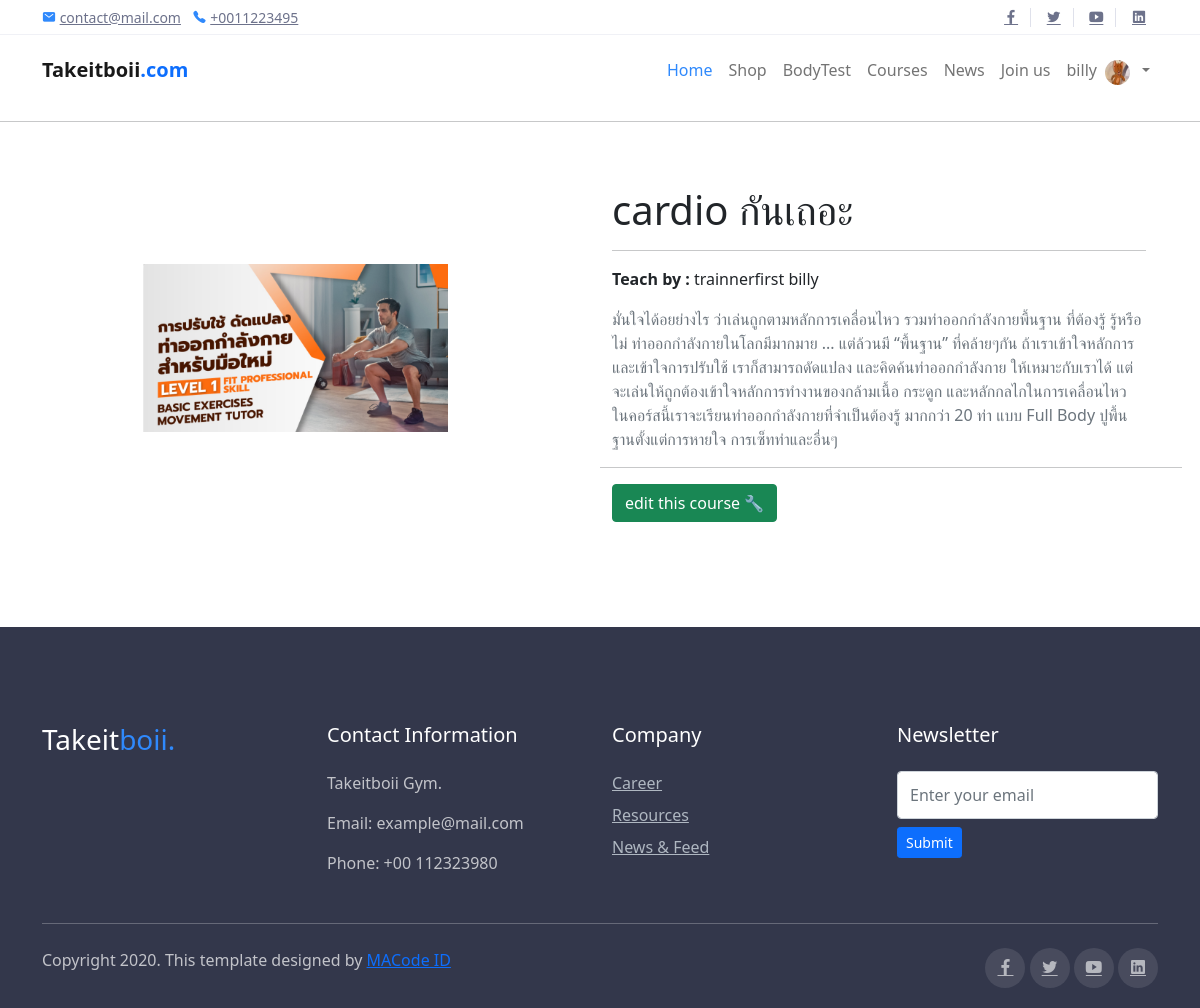
Screenshot of /Courses/5 (signed in) with the database file from the repository.
### Trainer/models.py (models this page shows, shortened)
class Trainer(models.Model):
    user = models.OneToOneField(User, on_delete=models.CASCADE, blank=True)
    age = models.PositiveIntegerField(default=0)
    gender = models.CharField(max_length=20)
    bio = models.CharField(max_length=250, null=True)
    specialist = models.CharField(max_length=100)
    tel = models.CharField(max_length=10, null=True)
    approve = models.BooleanField(default=False)
    profile_pic = models.ImageField(null=True, blank=True, default="trainer_default_pic.jpg")
    videocall_link = models.CharField(max_length=200,null=True, blank=True)

### Courses/models.py (models this page shows, shortened)
class Course(models.Model):
    name = models.CharField(max_length=500)
    info = models.CharField(max_length=500)
    teach = models.ManyToManyField(
        'Trainer.Trainer', related_name="teacher", blank=False)
    days = models.PositiveIntegerField(default=0)
    pic = models.ImageField(null=True, blank=True,default="default-image.png")

### Courses/views.py (the view)
# urls.py: path("<int:id>", views.show_course, name="course_details"),
def show_course(request, id):
    if request.user.is_superuser:
        return HttpResponseRedirect(reverse("home:index"))
    if not request.user.is_authenticated:
        return HttpResponseRedirect(reverse("Users:login"))
    else:
        x = get_object_or_404(Course, pk=id)
        tr = get_object_or_404(Course, pk=x.id).teach.all()
        listTr = []
        for i in tr:
            listTr.append(i.user)
        try:
            checkTr = Trainer.objects.get(user=request.user)
        except Trainer.DoesNotExist:
            checkTr = None
        if checkTr is None:
            customer1 = get_object_or_404(Customer, user=request.user)
            customer_owned = customer1.owned
            course_details = Course.objects.get(id=id)
            print(listTr)
            check_add = True
            check_remove = False
            if customer_owned is not None:
                customer_owned_id = customer_owned.id
                if customer_owned.id == course_details.id:
                    check_add = False
                    check_remove = True
                else:
                    check_add = False
                    check_remove = False
        else:
            check_tr_teach = 0
            course_teach = Course.objects.get(id=id).teach.all()
            teach_id = []
            for i in course_teach:
                teach_id.append(i.id)
            if request.user.trainer.id in teach_id:
                check_tr_teach = 1
            course_details = Course.objects.get(id=id)
            return render(request, 'courses/course_details.html', {'course_details': course_details, 'checkTr': checkTr, "check_tr_teach": check_tr_teach, "listTr": listTr, })
    return render(request, 'courses/course_details.html', {'course_details': course_details, "check_add": check_add, "check_remove": check_remove, "listTr": listTr, })

### Courses/templates/courses/course_details.html (shortened to what this page needs)
{% extends "home/layout.html" %}
{% load static %}
{% block body %}
<head>
</head>
{% if course_details %}
<body>
  <hr>
  <div class=" container">
    <div class="vg-page page-about" id="about">
      <div class="container py-5">
        <div class="row">
          <div class="col py-5">
            <div class="img-place col-md-12">
              {% if course_details.pic %}
              <div id="yourContainer">
                <img class="img-rounded" src="{{course_details.pic.url}}">
                {% else %}
                <img class="img-rounded" src='/static/images/trainer_default_pic.jpg'>
                {% endif %}
              </div>
            </div>
          </div>
          <div class=" col-lg-6 offset-lg-0 wow fadeInRight">
            <h1 class="fw-light">{{course_details.name}}</h1>
            <hr>
            <div class="row">
              <ul class="theme-list">
                <b>
                  Teach by :
                </b>
                {% for i in listTr %}
                {{i}}
                {% endfor %}
              </ul>
            </div>
            <p class=" text-muted">{{ course_details.info }}</p>
            <div class="row">
              <hr>
              {% if checkTr is not None %}
              {% if check_tr_teach %}
              <div class="col">
                <a href="{% url 'Courses:editcourse' course_details.id %}" class="btn btn-success">edit this course
                  &#128295;
                </a>
              </div>
              {% else %}
              <H3>
                YOU NEED TO TEACH THIS COURSE TO EDIT COURSE
              </H3>
              {%endif%}
              {%endif%}
            </div>
          </div>
        </div>
      </div>
    </div>
  </div>
  {% endif %}
</body>
{% endblock %}

### home/templates/home/layout.html (shortened to what this page needs)
<!DOCTYPE html>
<html>
{% load static %}
<head>
  <link rel="stylesheet" href="{% static 'assets/css/bootstrap.css' %}">
  <link rel="stylesheet" href="{% static 'assets/css/maicons.css' %}">
  <link rel="stylesheet" href="{% static 'assets/vendor/animate/animate.css' %}">
  <link rel="stylesheet" href="{% static 'assets/vendor/owl-carousel/css/owl.carousel.css' %}">
  <link rel="stylesheet" href="{% static 'assets/vendor/fancybox/css/jquery.fancybox.css' %}">
  <link rel="stylesheet" href="{% static 'assets/css/theme.css' %}">
  <link href="https://cdn.jsdelivr.net/npm/bootstrap@5.1.3/dist/css/bootstrap.min.css" rel="stylesheet"
>
</head>
<body>
  <header>
    <div class="top-bar">
      <div class="container">
        <div class="row align-items-center">
          <div class="col-md-8">
            <div class="d-inline-block">
              <span class="mai-mail fg-primary"></span> <a href="mailto:contact@mail.com">contact@mail.com</a>
            </div>
            <div class="d-inline-block ml-2">
              <span class="mai-call fg-primary"></span> <a href="tel:+0011223495">+0011223495</a>
            </div>
          </div>
          <div class="col-md-4 text-right d-none d-md-block">
            <div class="social-mini-button">
              <a href="#"><span class="mai-logo-facebook-f"></span></a>
              <a href="#"><span class="mai-logo-twitter"></span></a>
              <a href="#"><span class="mai-logo-youtube"></span></a>
              <a href="#"><span class="mai-logo-linkedin"></span></a>
            </div>
          </div>
        </div>
      </div>
    </div>
    <nav class="navbar navbar-expand-lg navbar-light">
      <div class="container">
        <a href="{% url 'home:index' %}" class="navbar-brand">Takeitboii<span class="text-primary">.com</span></a>
        <div class="navbar-collapse collapse" id="navbarContent">
          <ul class="navbar-nav ml-auto pt-3 pt-lg-0">
            <li class="nav-item active">
              <a href="{% url 'home:index' %}" class="nav-link">Home</a>
            </li>
            <li class="nav-item">
              <a href="{% url 'Shop:shop_list' %}" class="nav-link">Shop</a>
            </li>
            <li class="nav-item">
              <a href="{% url 'feature:bdTest' %}" class="nav-link">BodyTest</a>
            </li>
            <li class="nav-item">
              <a href="{% url 'Courses:course_list' %}" class="nav-link">Courses</a>
            </li>
            <li class="nav-item">
              <a href="{% url 'News:news-list' %}" class="nav-link">News</a>
            </li>
            <li class="nav-item">
              <a href="{% url 'Trainer:apply' %}" class="nav-link">Join us</a>
            </li>
            {%if request.user.is_authenticated %}
            <li class="nav-item">
              <a class="nav-link"> {{request.user.username}}</a>
            </li>
            {% if request.user.customer %}
            {% if request.user.customer.profile_pic %}
            <img class='profile-pic-home' src="{% static request.user.customer.profile_pic.url %}">
            {% else %}
            <img class='profile-pic-home' src="{% static 'images/user_default_pic.jfif' %}">
            {% endif %}
            {%else%}
            {% if request.user.trainer.profile_pic %}
            <img class='profile-pic-home' src='{% static request.user.trainer.profile_pic.url %}'>
            {% else %}
            <img class='profile-pic-home' src="{% static 'images/trainer_default_pic.jpg' %}">
            {% endif %}
            {% endif %}
            <li class="nav-item">
            <li class="nav-item dropdown">
              <a class="nav-link dropdown-toggle" href="#" id="navbarDropdown" role="button" data-bs-toggle="dropdown"
                aria-expanded="false">
              </a>
                {% if request.user.is_superuser %}
                <li><a class="dropdown-item" href="{% url 'administrator:profile' %}">profile</a></li>
                <li><a class="dropdown-item" href="{% url 'Users:logout' %}">Log out</a></li>
                {% else %}
            </li>
            {% endif %}
            {% endif %}
          </ul>
        </div>
      </div>
    </nav>
    {% block body %}
    {% endblock %}
    <footer class="page-footer">
      <div class="container">
        <div class="row">
          <div class="col-lg-3 py-3">
            <h3>Takeit<span class="fg-primary">boii.</span></h3>
          </div>
          <div class="col-lg-3 py-3">
            <h5>Contact Information</h5>
            <p>Takeitboii Gym.</p>
            <p>Email: example@mail.com</p>
            <p>Phone: +00 112323980</p>
          </div>
          <div class="col-lg-3 py-3">
            <h5>Company</h5>
            <ul class="footer-menu">
              <li><a href="#">Career</a></li>
              <li><a href="#">Resources</a></li>
              <li><a href="#">News & Feed</a></li>
            </ul>
          </div>
          <div class="col-lg-3 py-3">
            <h5>Newsletter</h5>
            <form action="#">
              <input type="text" class="form-control" placeholder="Enter your email">
              <button type="submit" class="btn btn-primary btn-sm mt-2">Submit</button>
            </form>
          </div>
        </div>
        <hr>
        <div class="row mt-4">
          <div class="col-md-6">
            <p>Copyright 2020. This template designed by <a href="https://macodeid.com">MACode ID</a></p>
          </div>
          <div class="col-md-6 text-right">
            <div class="sosmed-button">
              <a href="#"><span class="mai-logo-facebook-f"></span></a>
              <a href="#"><span class="mai-logo-twitter"></span></a>
              <a href="#"><span class="mai-logo-youtube"></span></a>
              <a href="#"><span class="mai-logo-linkedin"></span></a>
            </div>
          </div>
        </div>
      </div>
    </footer>
</body>
</html>

### static/assets/css/theme.css (style rules this page uses)
body { font-family: "Open Sans", sans-serif; font-weight: 400; line-height: 1.65; color: #2d2f38; }
a { color: #4B74FE; text-decoration: none; background-color: transparent; }
h1, .h1, h2, .h2, h3, .h3, h4, .h4, h5, .h5, h6, .h6 { line-height: 1.3; }
.fg-primary { color: #2F89FC !important; }
.btn { padding: 10px 28px; -webkit-transition: all 0.2s ease; transition: all 0.2s ease; }
.btn-primary { color: #fff; background-color: #2F89FC; border-color: #2F89FC; }
.btn-success { color: #fff; background-color: #06CC89; border-color: #06CC89; }
.navbar { min-height: 70px; }
.navbar-brand { font-weight: 600; padding-top: 10px; padding-bottom: 10px; }
.navbar-nav { margin-top: 10px; border-top: 1px solid #e4e7ee; -ms-flex-negative: 0; flex-shrink: 0; }
.navbar-nav .nav-link { -webkit-transition: all .2s ease; transition: all .2s ease; }
.navbar-light .navbar-nav .nav-link { color: rgba(109, 114, 139, 0.75); }
.navbar-light .navbar-nav .show > .nav-link, .navbar-light .navbar-nav .active > .nav-link, .navbar-light .navbar-nav .nav-link.show, .navbar-light .navbar-nav .nav-link.active { color: #2F89FC; }
@media (min-width: 992px) { .navbar-expand-lg .navbar-nav { margin-top: 0; border-top: none; } }
@media (min-width: 992px) { .navbar-expand-lg .navbar-nav .nav-link { padding-right: 1rem; padding-left: 1rem; } }
@media (min-width: 992px) { .navbar-expand-lg .navbar-nav { -webkit-box-align: center; -ms-flex-align: center; align-items: center; } }
.form-control { padding: 8px 15px; height: calc(1.5em + 1.375rem + 2px); border-color: #dee1e6; }
.img-place { position: relative; display: block; width: 100%; height: 100%; text-align: center; overflow: hidden; }
.img-place img { width: auto; max-width: 100%; height: 100%; }
.top-bar { display: block; height: 35px; border-bottom: 1px solid #f0f1f6; font-size: 14px; }
.top-bar .container, .top-bar .row { height: 100%; }
.top-bar a { color: #6D728B; }
.social-mini-button a { padding-left: 12px; padding-right: 12px; }
.social-mini-button a:not(:last-child) { border-right: 1px solid #dfe1eb; }
.page-footer { position: relative; display: block; padding-top: 80px; padding-bottom: 20px; background-color: #33374B; color: #fff; }
.page-footer hr { border-color: #464B61; }
.page-footer h5 { margin-bottom: 24px; }
.page-footer p { color: rgba(255, 255, 255, 0.7); }
.footer-menu { position: relative; padding-left: 0; list-style: none; }
.footer-menu li { margin-bottom: 8px; }
.footer-menu a { color: #AFB7C1; }
.sosmed-button a { display: inline-block; width: 40px; height: 40px; line-height: 40px; text-align: center; border-radius: 50%; background-color: rgba(255, 255, 255, 0.1); color: rgba(255, 255, 255, 0.6); outline: none !important; }

### home/templates/home/layout.html (style rules this page uses)
.profile-pic-home { margin-top: 5px; width: 25px; height: 25px; overflow: hidden; -webkit-border-radius: 50%; -moz-border-radius: 50%; -ms-border-radius: 50%; -o-border-radius: 50%; border-radius: 50%; }

### Courses/templates/courses/course_details.html (style rules this page uses)
#yourContainer { margin-top: 30px; width: 90%; height: 60%; }

### rows the page displays
Course: pic (picture), name "cardio กันเถอะ", info "มั่นใจได้อยย่างไร ว่าเล่นถูกตามหลักการเคลื่อนไหว รวมท่าออกกำลังกายพื้นฐาน ที่ต้องรู้ รู้หรือไม่ ท่าออกกำลังกายในโลกมีมากมาย ... แต่ล้วนมี “พื้นฐาน” ที่คล้ายๆกัน ถ้าเราเข้าใจหลักการ และเข้าใจการปรับใช้ เราก็สามารถดัดแปลง และคิดค้นท่าออกกำลังกาย ให้เหมาะกับเราได้ แต่จะเล่นให้ถูกต้องเข้าใจหลักการทำงานของกล้ามเนื้อ กระดูก และหลักกลไกในการเคลื่อนไหว ในคอร์สนี้เราจะเรียนท่าออกกำลังกายที่จำเป็นต้องรู้ มากกว่า 20 ท่า แบบ Full Body ปูพื้นฐานตั้งแต่การหายใจ การเซ็ทท่าและอื่นๆ"

### other values shown
{{ request.user.username }} "billy"
{{ i }} "trainnerfirst"
{{ i }} "billy"
